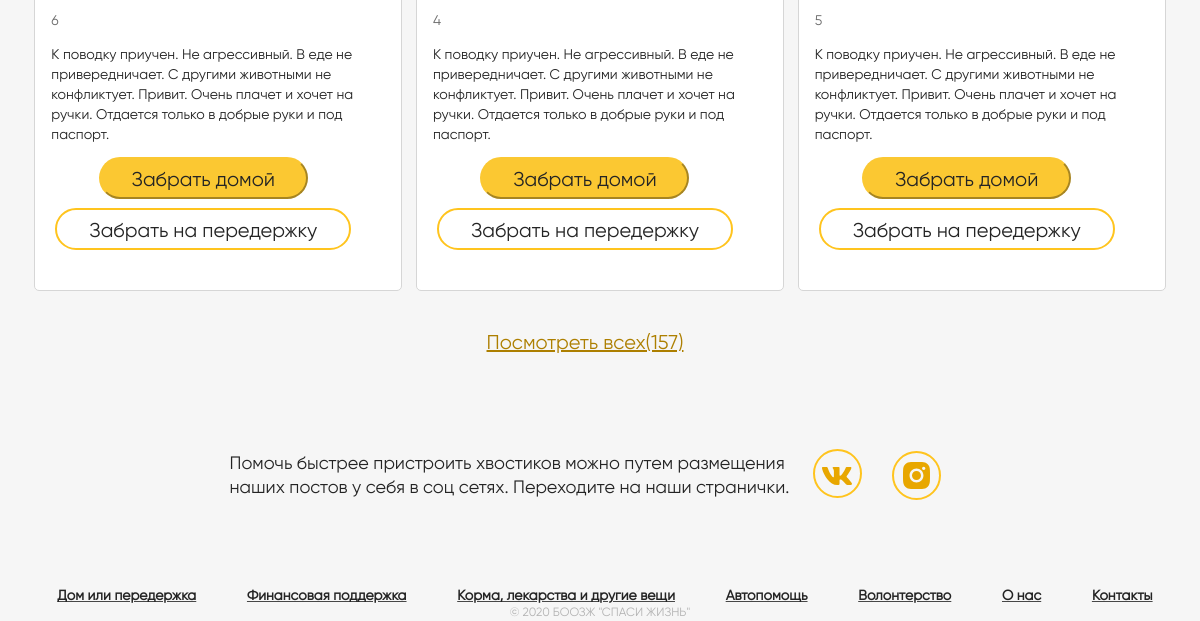
Page /wards/ (lower part) on the earlier database version.
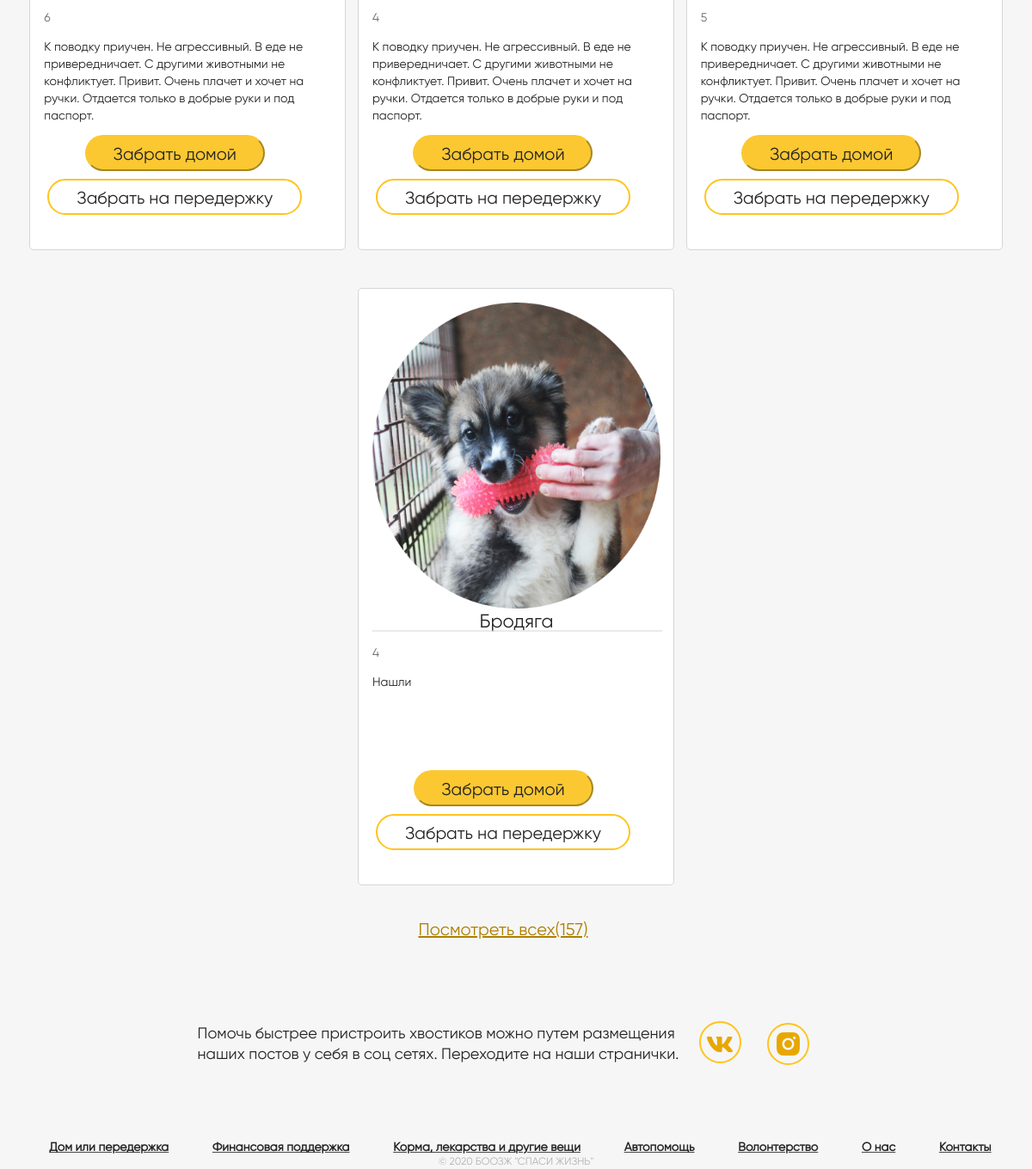
Same page on the later database version.
### home_pets/models.py (models this page shows)
class HomePet(models.Model):
    PETS_VAR = [
        (1, 'Собака'),
        (2, 'Кот'),
        (3, 'Птица'),
        (4, 'Насекомое')
    ]
    pets = models.IntegerField('Категория', choices=PETS_VAR, help_text="Вид питомца" )
    foto = models.ImageField(upload_to='images', blank=True, verbose_name='Фото')
    name_pets = models.CharField('Кличка', max_length=20, help_text="Кличка")
    age_pets = models.IntegerField('Возвраст', help_text="Возраст")
    text_about_pets = models.TextField('Кратко о питомце',max_length=200, help_text="Замечания")

### home_pets/views.py (the view)
# urls.py: path('wards/', wards, name='wards'),
def wards(request):
    pets = HomePet.objects.all()
    return render(request, 'home_pets/wards.html',{'pets': pets})

### home_pets/templates/home_pets/wards.html (shortened to what this page needs)
{% extends 'home_pets/base.html' %}
{% load static %}
{% block content %}
     <section class="list-podopechnih">
		  <div class="list carts podopechnih">
			  {% for homepet in pets %}
			      <div class="cart pitomec monic">
					    	<div><img class="foto" src="{{homepet.foto.url}}"/></div>
				            <div class="name pitomec">
					             <h4 class="name-cart-pitomec monic">{{homepet.name_pets}}</h4>
				            </div>
				        <div class="line carts"></div>
				        <p class="about pitomec monic">{{homepet.age_pets}}</p>
				        <p class="more about pitomec monic">{{homepet.text_about_pets}}</p>
				        <div class="key-block ">
					           <a href="{% url 'tohome' %}" >
							     <button class="key-top" onclick=''>Забрать домой</button>
							   </a>
							   <a href="{% url 'temporarily' %}" >
					             <button class="key-down">Забрать на передержку</button>
							   </a>
				        </div>
			       </div>
			  {% endfor %}
		  </div>
		<div class="key-see-all">
			<a href="#all-pitomecs">Посмотреть всех(157)</a>
		</div>
		    <div class="down-pitomec-list">
			    <p>Помочь быстрее пристроить хвостиков можно путем размещения наших постов у себя в соц сетях. Переходите на
				наши странички.</p>
			    <div class="double-sotial">
					<div class="double-sotial">
						<a class="vc" href="https://vk.com/animalsgrodno"></a>
											   <a class="ok" href="https://www.instagram.com/animalsgrodno/"></a>
					</div>
			    </div>
		</div>
	 </section>
{% endblock %}

### home_pets/templates/home_pets/base.html (shortened to what this page needs)
{% load static %}
<!DOCTYPE html>
<html lang="ru">
	<head>
		<link rel="stylesheet" href="{% static 'home_pets/css/normalize.css' %}">
		<link rel="stylesheet" href="{% static 'home_pets/css/index.css' %}">
	</head>
<body>
	{% block content %}{% endblock %}
	<footer>
			<section class="footer-page">
					<ul class="down-menu">
						<li class="key-down-menu-1" ><a href="{% url 'wards' %}">Дом или передержка</a></li>
						<li class="key-down-menu-2" ><a href="{% url 'financial_support' %}">Финансовая поддержка</a></li>
						<li class="key-down-menu-3" ><a href="{% url 'food_medicines' %}">Корма, лекарства и другие вещи</a></li>
						<li class="key-down-menu-4" ><a href="{% url 'transportation' %}">Автопомощь</a></li>
						<li class="key-down-menu-5" ><a href="{% url 'volunteering' %}">Волонтерство</a></li>
						<li class="key-down-menu-6" ><a href="{% url 'about' %}">О нас</a></li>
						<li class="key-down-menu-7" ><a href="{% url 'contacts' %}">Контакты</a></li>
					</ul>
			</section>
				<div class="copyright">© 2020 БООЗЖ "СПАСИ ЖИЗНЬ"</div>
	</footer>
</body>
</html>

### home_pets/static/home_pets/css/index.css (style rules this page uses)
body { margin: 0 auto; width: 100%; background: #F6F6F6; overflow-x: hidden; }
a { text-decoration: none; margin-right: 30px; color: #242424; }
.list-podopechnih { margin: 0 auto; margin-top: 50px; display: flex; flex-direction: column; justify-content: flex-start; align-items: center; }
.list.carts.podopechnih { margin: 0 auto; max-width: 1145px; height: auto; top: 2479px; display: flex; flex-direction: row; justify-content:space-around; flex-wrap: wrap; }
.cart.pitomec { height: 695px; max-width: 368px; background: #FFFFFF; border: 1px solid #D6D6D6; box-sizing: border-box; border-radius: 5px; padding: 16px; margin-top: 32px; margin-bottom: 12px; }
div.name.pitomec { height: 20px; width: 335px; top: 380px; margin: 0px; display: flex; flex-direction: row; justify-content:space-around; }
.name-cart-pitomec { margin: 0px; padding: 0px; font-family: Gilroy; font-style: normal; font-weight: 500; font-size: 22px; line-height: 20px; color: #242424; }
.line { width: 335px; left: 17px; top: 410px; border-radius: 0px; opacity: 0.5; border: 1px solid #D6D6D6; }
.about.pitomec { height: 20px; left: 4.62%; right: 4.35%; top: 418px; font-family: Gilroy; font-style: normal; font-weight: 500; font-size: 14px; line-height: 20px; color: #6B6B6B; }
.more.about.pitomec { height: 95px; left: 4.62%; right: 4.35%; top: 444px; font-family: Gilroy; font-style: normal; font-weight: 500; font-size: 14px; line-height: 20px; color: #242424; }
.key-block { height: 101px; top: 574px; display: flex; flex-direction:column; justify-content:space-around; align-items:center; }
.key-top { height: 42px; width: 209px; background: #FBC832; bottom: 79px; border-color: #FBC832; border-radius: 58px; font-family: Gilroy; font-style: normal; font-weight: 500; font-size: 20px; line-height: 40px; color: #242424; }
.key-down { height: 42px; width: 296px; left: 0px; right: 0px; bottom: 0px; background: #FFFFFF; border: 2px solid #FFC41E; box-sizing: border-box; border-radius: 58px; font-family: Gilroy; font-style: normal; font-weight: 500; font-size: 20px; line-height: 40px; align-items: center; color: #242424; }
.foto { width: 335px; height: 356px; background-image:url('../images/monic.jpg'); }
.key-see-all { margin: 0 auto; display: flex; flex-direction: column; justify-content: space-between; align-items: center; height: 40px; top: 3933px; margin-top: 20px; height: 40px; font-family: Gilroy; font-style: normal; font-weight: 500; font-size: 20px; line-height: 40px; color: #AD7F00; }
.key-see-all a { display: block; font-family: Gilroy; font-style: normal; font-weight: 500; font-size: 20px; line-height: 40px; align-items: center; text-decoration-line: underline; color: #AD7F00; }
.down-pitomec-list { max-width: 751px; margin: 70px; display: flex; flex-direction: row; justify-content: space-between; align-items: center; align-content: center; flex-wrap: wrap; }
.down-pitomec-list p { max-width: 583px; top: 1px; font-family: Gilroy; font-style: normal; font-weight: normal; font-size: 18px; line-height: 24px; color: #242424; }
.down-pitomec-list .double-sotial { height: 32px; left: 124px; top: 4429px; display: flex; flex-direction: row; justify-content: space-between; align-items: center; }
.down-pitomec-list .ok { width: 49px; height: 49px; background-image: url('../images/icon-ok-normal.svg'); background-repeat: no-repeat; }
footer ul.down-menu { margin: 0 auto; max-width: 1146px; display: flex; flex-direction: row; justify-content: space-around; align-items: center; flex-wrap: wrap; }
footer ul.down-menu li { display:inline; font-family: Gilroy; font-style: normal; font-weight: 600; font-size: 14px; line-height: 17px; text-align: center; text-decoration-line: underline; color: #474747; }
footer div.copyright { display:flex; flex-direction: column; align-items:center; font-family: Gilroy; font-style: normal; font-weight: normal; font-size: 0.75em; line-height: 140%; color: #B3B3B3; }

Differences in the rows shown:
added HomePet: foto (picture), name_pets "Бродяга", age_pets "4", text_about_pets "Нашли"
